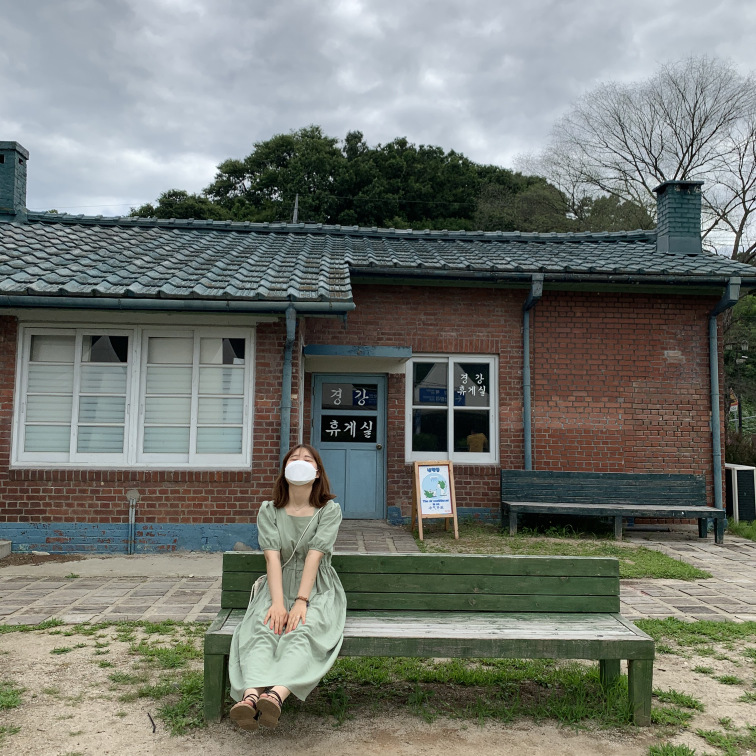
//> input picture [OpenCV] 6.공간필터링/MyPhoto2.jpg, 3024 x 3024 px (shown at 1/4 size)
$ ./34_20181046   (built with g++ and OpenCV 4)
//> lines starting //> are read from the running program, lines starting //| are printed output that depends on the picture
#include <opencv2/opencv.hpp>
#include <iostream>

using namespace cv;
using namespace std;


// [73 lines left out: functions SobelPixels, LaplacianPixels, not called in this run]


int main()
{
	// 원본 & 히스토그램 출력
	Mat src = imread("MyPhoto2.jpg", IMREAD_COLOR);
//> src is the input picture: 3024 rows x 3024 cols, CV_8UC3; mean B, G, R 113.3, 119.9, 115.7
	Mat dst, sharpeningDst;

	if (src.empty())	return -1;

	resize(src, src, Size(480, 480));
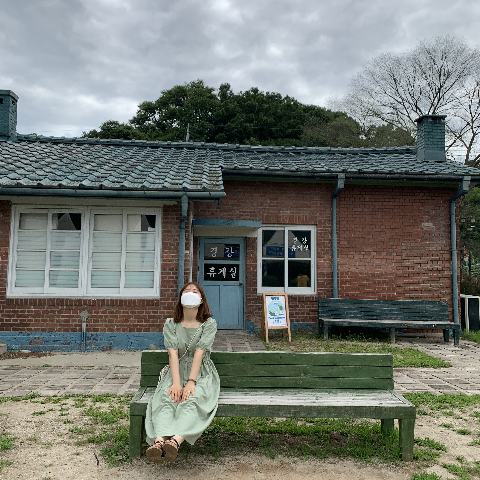
//> src: 480 rows x 480 cols, CV_8UC3; mean B, G, R 113.2, 119.8, 115.7
	imshow("MyPhoto", src);

	// (3-1) Edge Detection - 1차 미분 “Sobel”
	Mat grad;
	int scale = 1;
	int delta = 0;

	Mat src2 = imread("MyPhoto2.jpg", IMREAD_GRAYSCALE);
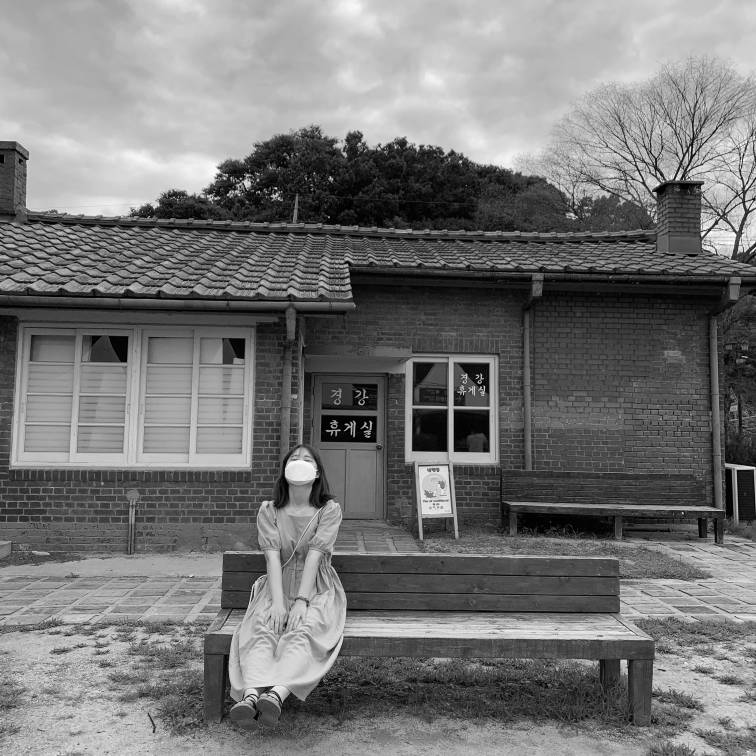
//> src2: 3024 rows x 3024 cols, CV_8UC1 (shown at 1/4 size); min 0, max 255, mean 117.8
	if (src.empty()) { return -1; }

	resize(src2, src2, Size(480, 480));
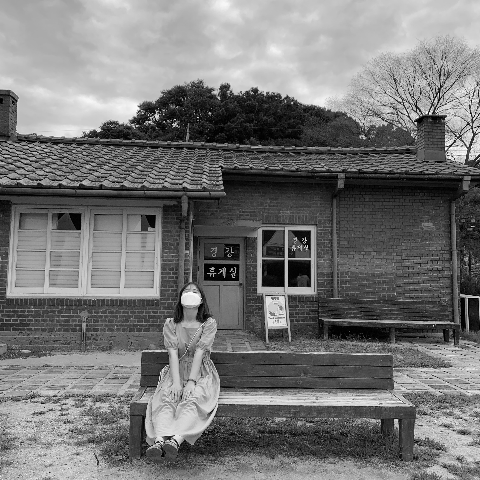
//> src2: 480 rows x 480 cols, CV_8UC1; min 0, max 254, mean 117.8
	Mat grad_x, grad_y;
	Mat abs_grad_x, abs_grad_y;


	while (1) {
		int key = waitKeyEx();   // 사용자로부터 키를 기다린다.
//> the Esc key is pressed
		cout << key << " ";
		if (key == '1') // Blurring & Sharpening
		{
			// (1) Gaussian Filter 를 이용한 "Blurring"
			for (int i = 1; i < 7; i = i + 2)
			{
				GaussianBlur(src, dst, Size(i, i), 0, 0);
				//waitKey(1000);
			}
			imshow("Blurring", dst);

			// (2) "Sharpening"
			float weights[9] = { -1, -1, -1, -1, 9, -1, -1, -1, -1 };

			Mat mask = Mat(3, 3, CV_32F, weights);

			filter2D(dst, sharpeningDst, -1, mask, Point(-1, -1), 0, BORDER_DEFAULT);

			imshow("Sharpening", sharpeningDst);

		}
		else if (key == '2')
		{
			// (3-1) Edge Detection - 1차 미분 “Sobel”

			// Sobel convolution
			Sobel(src2, grad_x, CV_16S, 1, 0, 3, scale, delta, BORDER_DEFAULT);
			Sobel(src2, grad_y, CV_16S, 0, 1, 3, scale, delta, BORDER_DEFAULT);

			//Convert output back to a CV_8U image
			convertScaleAbs(grad_x, abs_grad_x);
			convertScaleAbs(grad_y, abs_grad_y);

			//Approximate the gradient by adding both directional gradients
			addWeighted(abs_grad_x, 0.5, abs_grad_y, 0.5, 0, grad);


			resize(grad, grad, Size(480, 480));

			//imshow("MyPhoto2", src2);
			imshow("Sobel", grad);
		}
		else if (key == '3')
		{
			// (3-2) Edge Detection - 1차 미분 “Sobel Pixels”

			SobelPixels(src2);
		}
		else if (key == '4')
		{
			// (4-1) Edge Detection - 2차 미분 “Laplacian”
			Mat laplacianDst;

			int kernel_size = 3;
			int ddepth = CV_16S;

			//GaussianBlur (InputArray src, OutputArray dst, Size ksize, double sigmaX, double sigmaY=0, int borderType=BORDER_DEFAULT)
			GaussianBlur(src2, src2, Size(3, 3), 0, 0, BORDER_DEFAULT);
			Mat abs_dst;

			// Laplacian( src_gray, dst, ddepth, kernel_size, scale=1, delta=0, BORDER_DEFAULT );
			Laplacian(src2, laplacianDst, ddepth, kernel_size, scale, delta, BORDER_DEFAULT);
			//Convert output back to a CV_8U image
			convertScaleAbs(laplacianDst, abs_dst);

			imshow("Laplacian", abs_dst);
		}
		else if (key == '5')
		{
			// (4-2) Edge Detection - 2차 미분 “Laplacian Pixels”

			LaplacianPixels(src2);
		}
	}


	waitKey();
	return 0;
}
